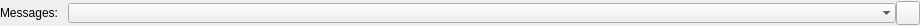
<?xml version="1.0" encoding="UTF-8"?>
<ui version="4.0">
 <class>StatusMessageWidget</class>
 <widget class="QWidget" name="StatusMessageWidget">
  <property name="geometry">
   <rect>
    <x>0</x>
    <y>0</y>
    <width>671</width>
    <height>26</height>
   </rect>
  </property>
  <property name="windowTitle">
   <string>Form</string>
  </property>
  <layout class="QGridLayout" name="gridLayout">
   <property name="leftMargin">
    <number>0</number>
   </property>
   <property name="topMargin">
    <number>0</number>
   </property>
   <property name="rightMargin">
    <number>0</number>
   </property>
   <property name="bottomMargin">
    <number>0</number>
   </property>
   <property name="spacing">
    <number>0</number>
   </property>
   <item row="0" column="0">
    <layout class="QHBoxLayout" name="horizontalLayout">
     <item>
      <spacer name="horizontalSpacer">
       <property name="orientation">
        <enum>Qt::Horizontal</enum>
       </property>
       <property name="sizeHint" stdset="0">
        <size>
         <width>40</width>
         <height>20</height>
        </size>
       </property>
      </spacer>
     </item>
     <item>
      <widget class="QLabel" name="label">
       <property name="text">
        <string>Messages:</string>
       </property>
      </widget>
     </item>
     <item>
      <spacer name="horizontalSpacer_3">
       <property name="orientation">
        <enum>Qt::Horizontal</enum>
       </property>
       <property name="sizeType">
        <enum>QSizePolicy::Fixed</enum>
       </property>
       <property name="sizeHint" stdset="0">
        <size>
         <width>10</width>
         <height>20</height>
        </size>
       </property>
      </spacer>
     </item>
     <item>
      <widget class="QComboBox" name="_CB_messages">
       <property name="sizePolicy">
        <sizepolicy hsizetype="Expanding" vsizetype="Fixed">
         <horstretch>0</horstretch>
         <verstretch>0</verstretch>
        </sizepolicy>
       </property>
       <property name="maxVisibleItems">
        <number>5</number>
       </property>
       <property name="insertPolicy">
        <enum>QComboBox::InsertAtTop</enum>
       </property>
       <property name="sizeAdjustPolicy">
        <enum>QComboBox::AdjustToContents</enum>
       </property>
       <property name="minimumContentsLength">
        <number>100</number>
       </property>
       <property name="duplicatesEnabled">
        <bool>true</bool>
       </property>
       <property name="frame">
        <bool>false</bool>
       </property>
      </widget>
     </item>
     <item>
      <widget class="QPushButton" name="_PB_resetMessages">
       <property name="sizePolicy">
        <sizepolicy hsizetype="Fixed" vsizetype="Fixed">
         <horstretch>0</horstretch>
         <verstretch>0</verstretch>
        </sizepolicy>
       </property>
       <property name="minimumSize">
        <size>
         <width>24</width>
         <height>24</height>
        </size>
       </property>
       <property name="maximumSize">
        <size>
         <width>24</width>
         <height>24</height>
        </size>
       </property>
       <property name="text">
        <string/>
       </property>
       <property name="icon">
        <iconset resource="resources/resources.qrc">
         <normaloff>:/png/edit-delete-3.png</normaloff>:/png/edit-delete-3.png</iconset>
       </property>
       <property name="iconSize">
        <size>
         <width>20</width>
         <height>20</height>
        </size>
       </property>
      </widget>
     </item>
     <item>
      <spacer name="horizontalSpacer_2">
       <property name="orientation">
        <enum>Qt::Horizontal</enum>
       </property>
       <property name="sizeHint" stdset="0">
        <size>
         <width>40</width>
         <height>20</height>
        </size>
       </property>
      </spacer>
     </item>
    </layout>
   </item>
  </layout>
 </widget>
 <resources>
  <include location="resources/resources.qrc"/>
 </resources>
 <connections/>
</ui>
